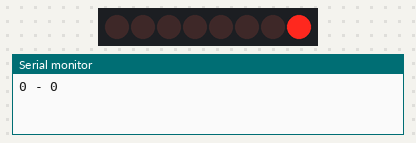
Bench run of a sketch on a simulated Arduino Uno, built with avr-gcc and run on an emulated ATmega328P. On the bench: 8 shift-register outputs drawn as a row of LEDs (first output left, lit = HIGH), the last lines printed to the serial monitor. Wiring (inferred from the names in the program): shift register (74HC595): data pin 12; shift clock pin 10; latch pin 11. Wiring (inferred from the signals the program sends): row of LEDs: on Q0, Q1, Q2, Q3, Q4, Q5, Q6, Q7.

Above: at 1.1 s.
At 5.1 s:
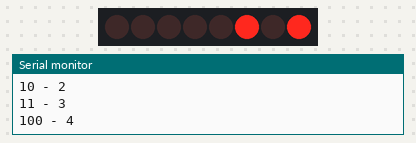
At 10.1 s:
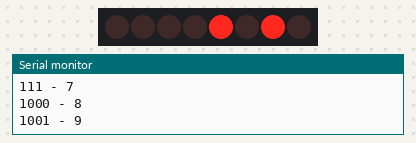
At 20.1 s:
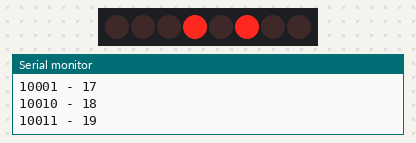
At 29.1 s:
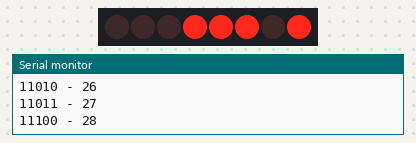
At 39.1 s:
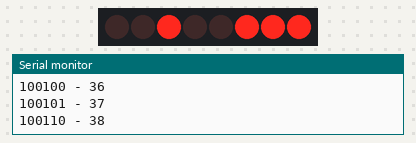
Timing chart, 0 to 40.0 s (numbered marks = the images above):
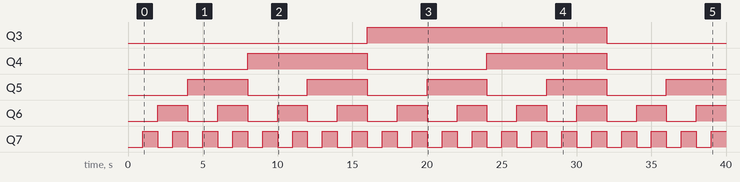

Measured:
- by itself, Q3: LOW → HIGH at 16.0 s, → LOW 16.0 s later
- by itself, Q4: alternates HIGH for 8.0 s and LOW for 8.0 s
- by itself, Q5: alternates HIGH for 4.0 s and LOW for 4.0 s
- by itself, Q6: alternates HIGH for 2.0 s and LOW for 2.0 s
- by itself, Q7: alternates HIGH for 1.0 s and LOW for 1.0 s

The sketch:

2_binary_counter_.ino
```cpp
int latchpin=11;
int clockpin=10;
int datapin=12;

byte LED1s=0b00000000;
int num=0;

void setup() {
  // put your setup code here, to run once:
Serial.begin(9600);
pinMode(latchpin,OUTPUT);
pinMode(datapin,OUTPUT);
pinMode(clockpin,OUTPUT);
}

void loop() {
  // put your main code here, to run repeatedly:
digitalWrite(latchpin,LOW);
shiftOut(datapin,clockpin,LSBFIRST,LED1s);
digitalWrite(latchpin,HIGH);
delay(500);
Serial.print(LED1s,BIN);
Serial.print(" - ");
Serial.println(num);
num=num+1;
LED1s=LED1s+1;
delay(500);
}
```
